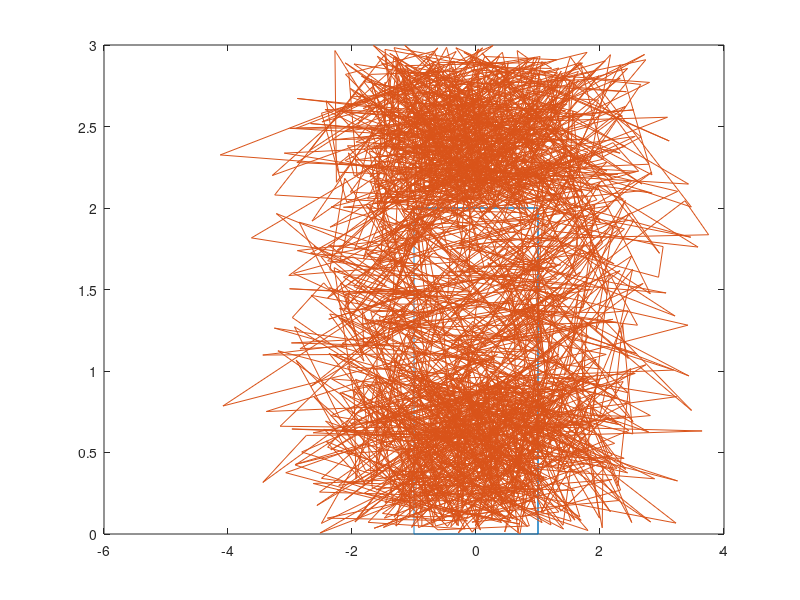

Reproduce this figure in MATLAB. (Note: this script raises an error after producing the figure.)
recta = [];
x = linspace(-1, 1, 500);
y = 2 + zeros(1, 500);

ya = linspace(2, 0, 500);
xa = -1+zeros(1, 500);
x = [x xa];
y = [y ya];

xa = linspace(-1, 1, 500);
ya = zeros(1, 500);
x = [x xa];
y = [y ya];

ya = linspace(2, 0, 500);
xa = 1+zeros(1, 500);
x = [x xa];
y = [y ya];

S = x+randn(size(x));
T = y+rand(size(y));

figure(1)
plot(x, y)
hold on
plot(S, T)
hold off

figure(2)
x_inv = f_eliminar_ruido(S, size(S,2));
y_inv = f_eliminar_ruido(T, size(T,2));
plot(x_inv, y_inv)